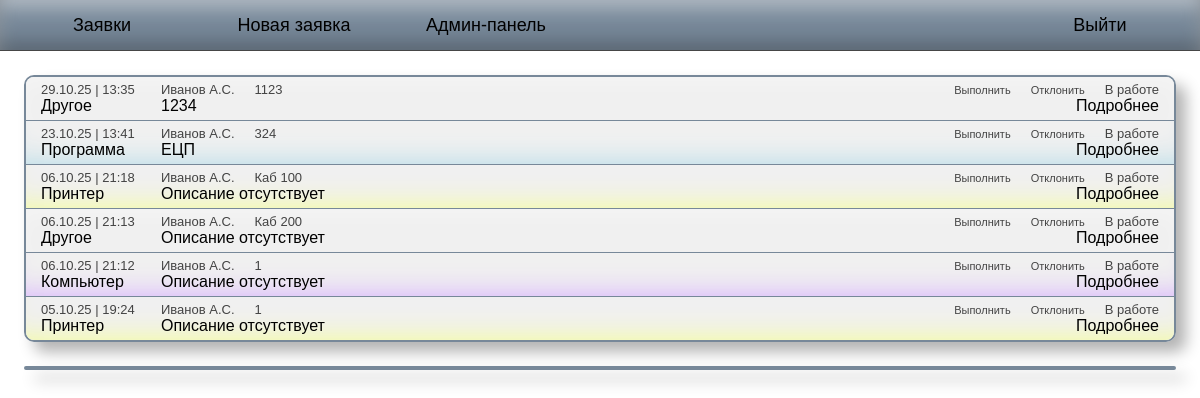
Before: /board (signed in) with the older database file.
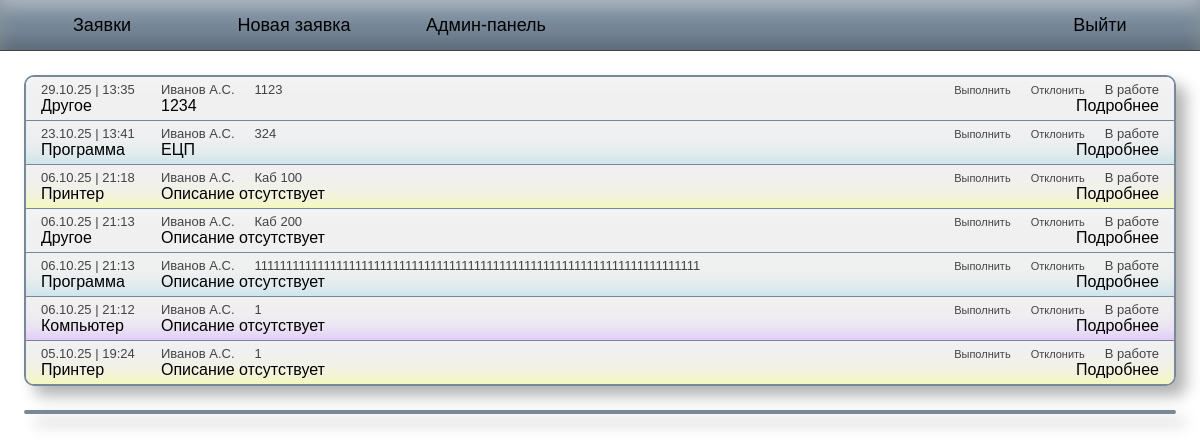
After: the same page with the newer database file.
### main/models.py (models this page shows, shortened)
class Request(models.Model):
    request_types = [
        ('PRINTER', 'Принтер'),
        ('SOFTWARE', 'Программа'),
        ('HARDWARE', 'Компьютер'),
        ('ETC', 'Другое'),
    ]
    status_choices = [
        ('WORKING', 'В работе'),
        ('COMPLETED', 'Выполнено'),
        ('REJECTED', 'Отклонено'),
    ]
    request_text = models.CharField(max_length=2048, null=True, blank=True,
                                    default='Описание отсутствует')
    place = models.CharField(max_length=128, null=False)
    request_date = models.DateTimeField(null=False)
    sender = models.ForeignKey(Worker, on_delete=models.CASCADE)
    category = models.CharField(choices=request_types)
    status = models.CharField(choices=status_choices, default='WORKING')

class Worker(models.Model):
    worker_roles = [
        ('admin', 'Администратор'),
        ('worker', 'Сотрудник'),
    ]
    user = models.OneToOneField(User, on_delete=models.CASCADE)
    role = models.CharField(choices=worker_roles, default='worker')
    full_name = models.CharField(max_length=255, null=False)

### main/views.py (the view)
# urls.py: path('board', board_view, name='board'),
@login_required(login_url='login')
def board_view(request):
    worker = Worker.objects.get(user=request.user)
    if worker.role == 'admin':
        requests = Request.objects.filter(status='WORKING')
    else:
        requests = Request.objects.filter(sender=worker, status='WORKING')
    requests = requests.order_by('-request_date')
    return render(request, 'requests.html', {
        'requests': requests,
    })

### templates/requests.html (shortened to what this page needs)
{% extends 'header.html' %}
{% load static %}
{% block styles %}
    <link href="{% static '/css/requests.css' %}" rel="stylesheet">
{% endblock styles %}
{% block body %}
<div class="requests-content">
    {% if not requests %}
    {% else %}
        <div class="requests-wrapper">
            {% for request in requests %}
                {% if request.category == 'PRINTER' %}
                <div class="request-wrapper printer" id="request-wrapper-{{ request.id }}">
                {% elif request.category == 'SOFTWARE' %}
                <div class="request-wrapper software" id="request-wrapper-{{ request.id }}">
                {% elif request.category == 'HARDWARE' %}
                <div class="request-wrapper hardware" id="request-wrapper-{{ request.id }}">
                {% elif request.category == 'ETC' %}
                <div class="request-wrapper etc" id="request-wrapper-{{ request.id }}">
                {% endif %}
                    <div class="request-header">
                        <span class="request-time">
            {{ request.request_date|date:"d.m.y" }} | {{ request.request_date|time:"H:i" }}
                        </span>
                        <span class="request-from">{{ request.sender.full_name }}</span>
                        <span class="request-place">{{ request.place }}</span>
                        {% if user.worker.role == 'admin' %}
                            <div class="complete-btn-wrapper">
                                <button class="complete-btn change-status-btn" id="complete-btn-{{ request.id }}">Выполнить</button>
                            </div>
                            <div class="reject-btn-wrapper">
                                <button class="reject-btn change-status-btn" id="reject-btn-{{ request.id }}">Отклонить</button>
                            </div>
                        {% elif request.sender == user.worker %}
                            <div class="reject-btn-wrapper">
                                <button class="reject-btn change-status-btn" id="reject-btn-{{ request.id }}">Отозвать</button>
                            </div>
                        {% endif %}
                        <div class="request-status">{{ request.get_status_display }}</div>
                    </div>
                    <div class="request-body">
                        <span class="request-category">{{ request.get_category_display }}</span>
                        <span class="request-text">{{ request.request_text|truncatechars:'100' }}</span>
                        <span class="request-details-btn" id="details-{{ request.id }}">Подробнее</span>
                    </div>
                </div>
            {% endfor %}
        </div>
    {%endif %}
    <div class="done-requests-wrapper" id="done-requests-wrapper"></div>
</div>
{% endblock %}

Changed rows visible on the page:
now on this page (row edited): Request: request_date "06.10.25", request_date "21:13", sender.full_name "Иванов А.С.", place "11111111111111111111111111111111111111111111111111111111111111111111111", status "В работе", category "Программа", request_text "Описание отсутствует"
